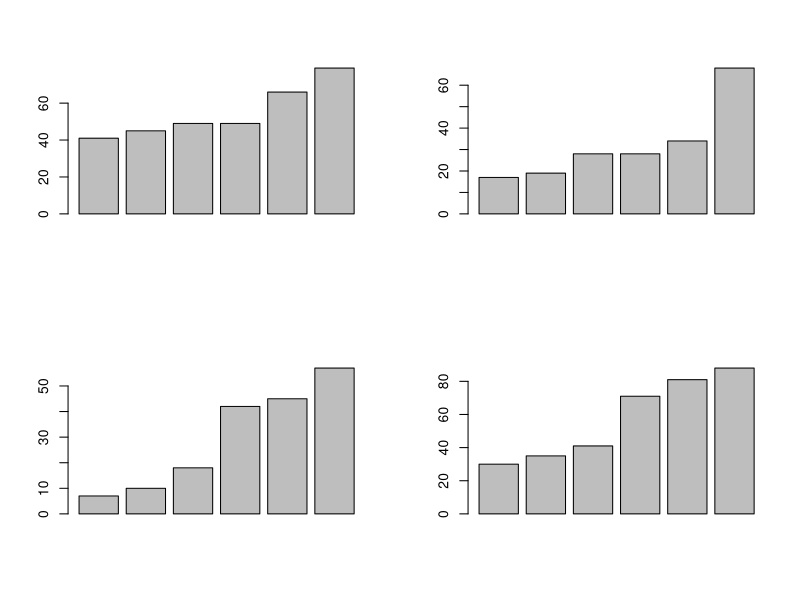
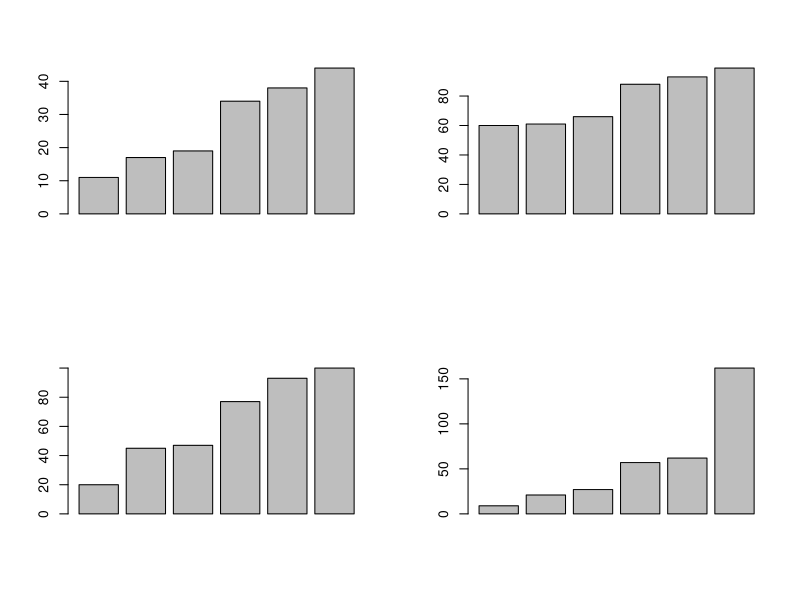
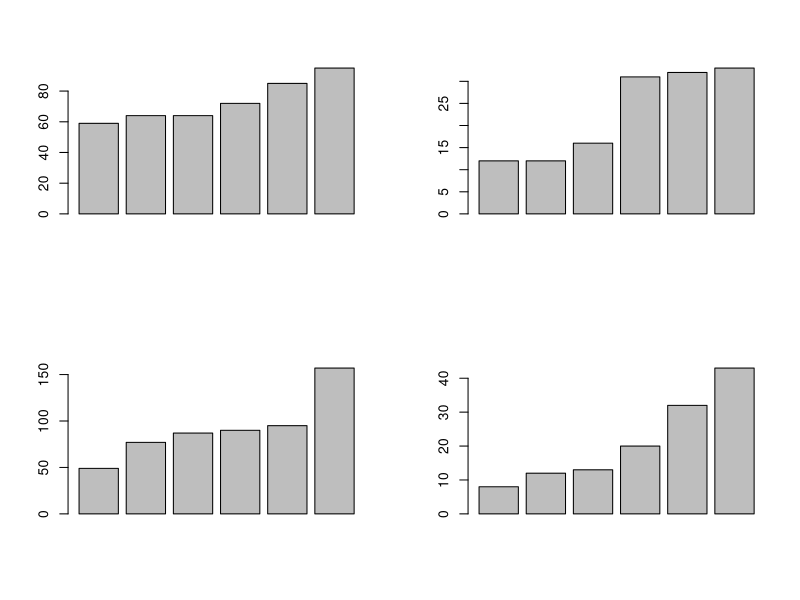
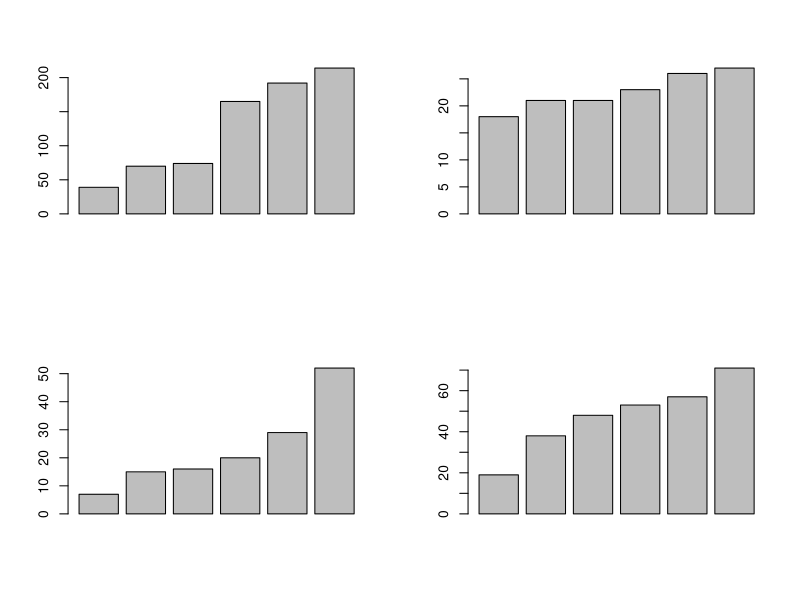
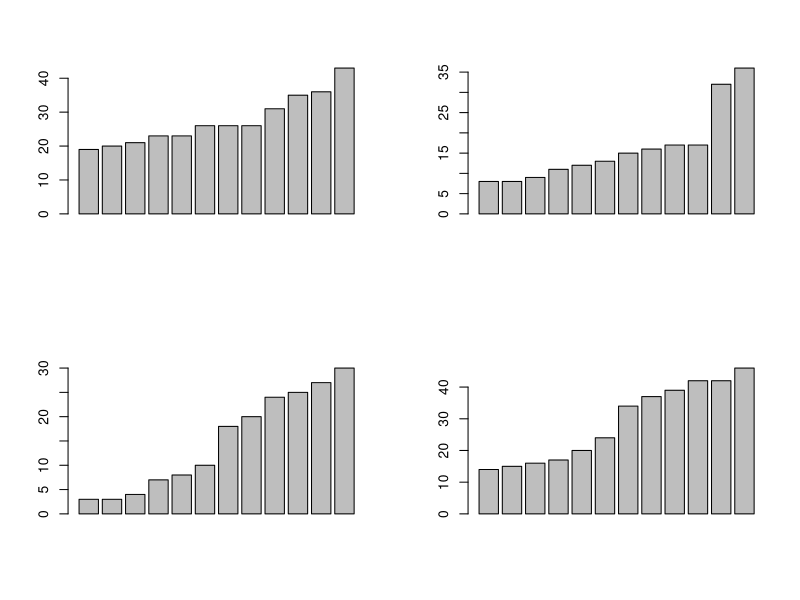
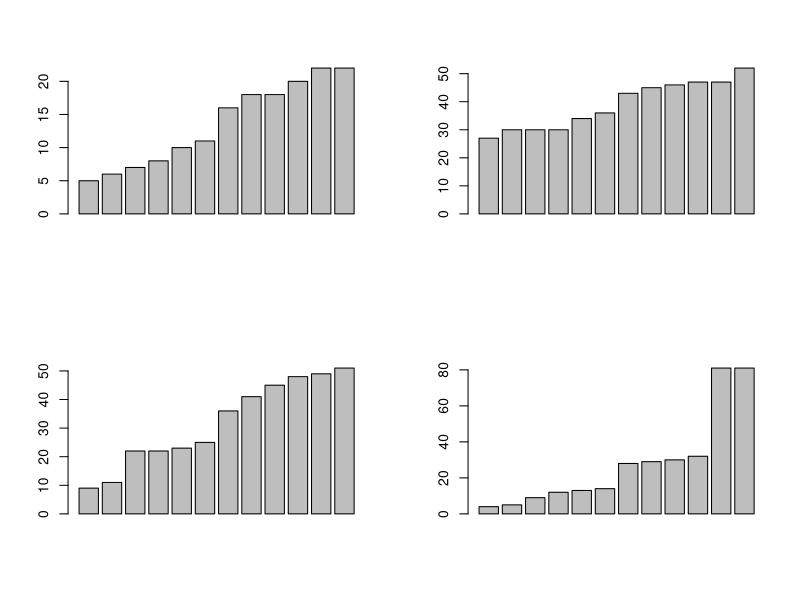
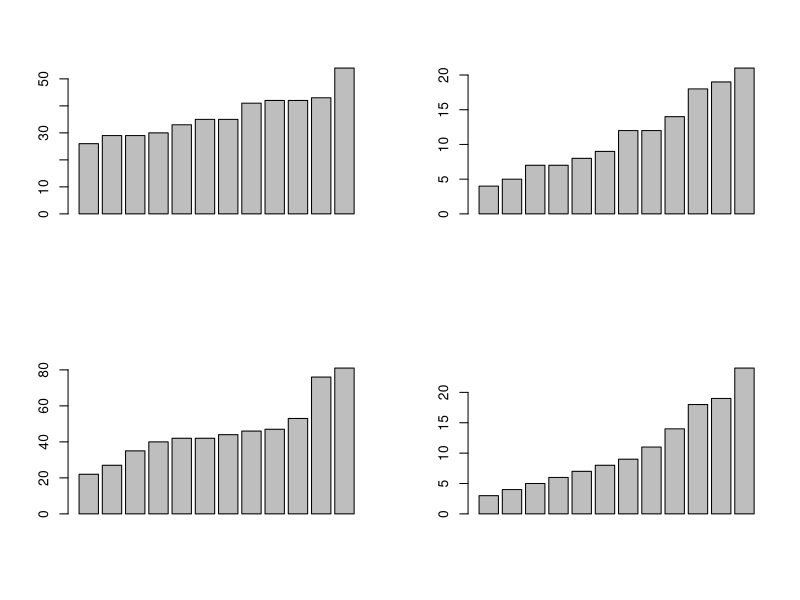
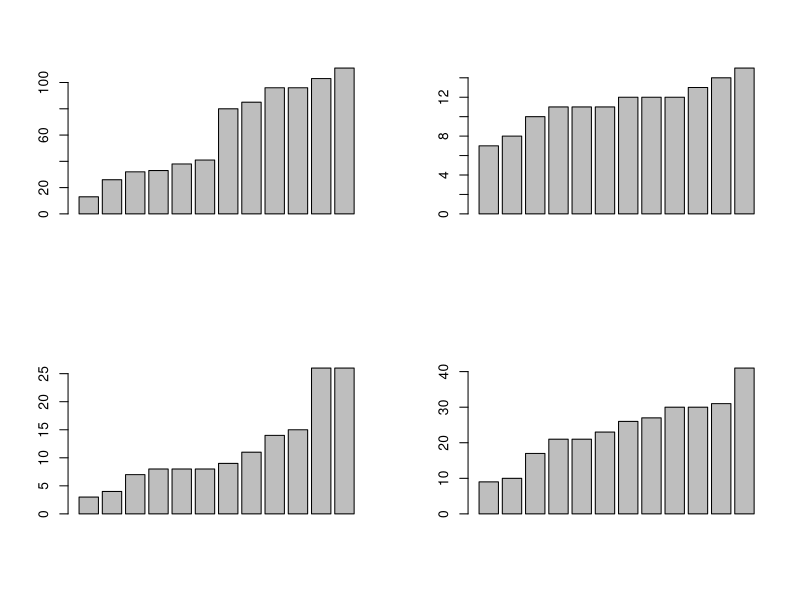

Write R code to recreate these figures, in order.
## ---- chunk 1
library(zoo)
data_raw <- read.table("dane.csv", header = TRUE, sep = ";")
data <- data_raw[,c("grupa","kto","ABA3")]
data$ok <- complete.cases(data)
data_grupy <- split(data,f = data$grupa)
lapply(names(data_grupy), function(x) {data_grupy[[x]]$kto_lag1 <<- as.character(lag(zoo(data_grupy[[x]]$kto), -1, na.pad = T))})
data <- data.frame(do.call(rbind,data_grupy))
row.names(data) <- NULL
data$para<-paste0(as.character(data$kto),as.character(data$kto_lag1))
data<-data[data$ok,]
data$ok<-NULL
for(i in 1:nrow(data)){
        data$para_sym[i]<-ifelse(data$kto[i]>data$kto_lag1[i]
                                 ,paste0(data$kto_lag1[i],data$kto[i])
                                 ,paste0(data$kto[i],data$kto_lag1[i])
        )}
data$p12 <- as.numeric(data$para == "12")
data$p13 <- as.numeric(data$para == "13")
data$p14 <- as.numeric(data$para == "14")
data$p21 <- as.numeric(data$para == "21")
data$p23 <- as.numeric(data$para == "23")
data$p24 <- as.numeric(data$para == "24")
data$p31 <- as.numeric(data$para == "31")
data$p32 <- as.numeric(data$para == "32")
data$p34 <- as.numeric(data$para == "34")
data$p41 <- as.numeric(data$para == "41")
data$p42 <- as.numeric(data$para == "42")
data$p43 <- as.numeric(data$para == "43")

data$ps12 <- as.numeric(data$para_sym == "12")
data$ps13 <- as.numeric(data$para_sym == "13")
data$ps14 <- as.numeric(data$para_sym == "14")
data$ps23 <- as.numeric(data$para_sym == "23")
data$ps24 <- as.numeric(data$para_sym == "24")
data$ps34 <- as.numeric(data$para_sym == "34")

data$sump12 <- with(data, ave(p12,grupa,FUN=cumsum))
data$sump13 <- with(data, ave(p13,grupa,FUN=cumsum))
data$sump14 <- with(data, ave(p14,grupa,FUN=cumsum))
data$sump21 <- with(data, ave(p21,grupa,FUN=cumsum))
data$sump23 <- with(data, ave(p23,grupa,FUN=cumsum))
data$sump24 <- with(data, ave(p24,grupa,FUN=cumsum))
data$sump31 <- with(data, ave(p31,grupa,FUN=cumsum))
data$sump32 <- with(data, ave(p32,grupa,FUN=cumsum))
data$sump34 <- with(data, ave(p34,grupa,FUN=cumsum))
data$sump41 <- with(data, ave(p41,grupa,FUN=cumsum))
data$sump42 <- with(data, ave(p42,grupa,FUN=cumsum))
data$sump43 <- with(data, ave(p43,grupa,FUN=cumsum))

data$sumps12 <- with(data, ave(ps12,grupa,FUN=cumsum))
data$sumps13 <- with(data, ave(ps13,grupa,FUN=cumsum))
data$sumps14 <- with(data, ave(ps14,grupa,FUN=cumsum))
data$sumps23 <- with(data, ave(ps23,grupa,FUN=cumsum))
data$sumps24 <- with(data, ave(ps24,grupa,FUN=cumsum))
data$sumps34 <- with(data, ave(ps34,grupa,FUN=cumsum))

## ---- chunk 2
max_by_group <- lapply(1:16, function(x) apply(data[data$grupa==x,25:42],MARGIN = 2,FUN = max))
data1 <- as.data.frame(do.call(rbind,max_by_group))
labels <- colnames(data1)[13:18]
par(mfrow = c(2,2))

lapply(1:16,function(x) barplot(height = sort(as.numeric(data1[x,13:18]))))
lapply(1:16,function(x) barplot(height = sort(as.numeric(data1[x,1:12]))))

